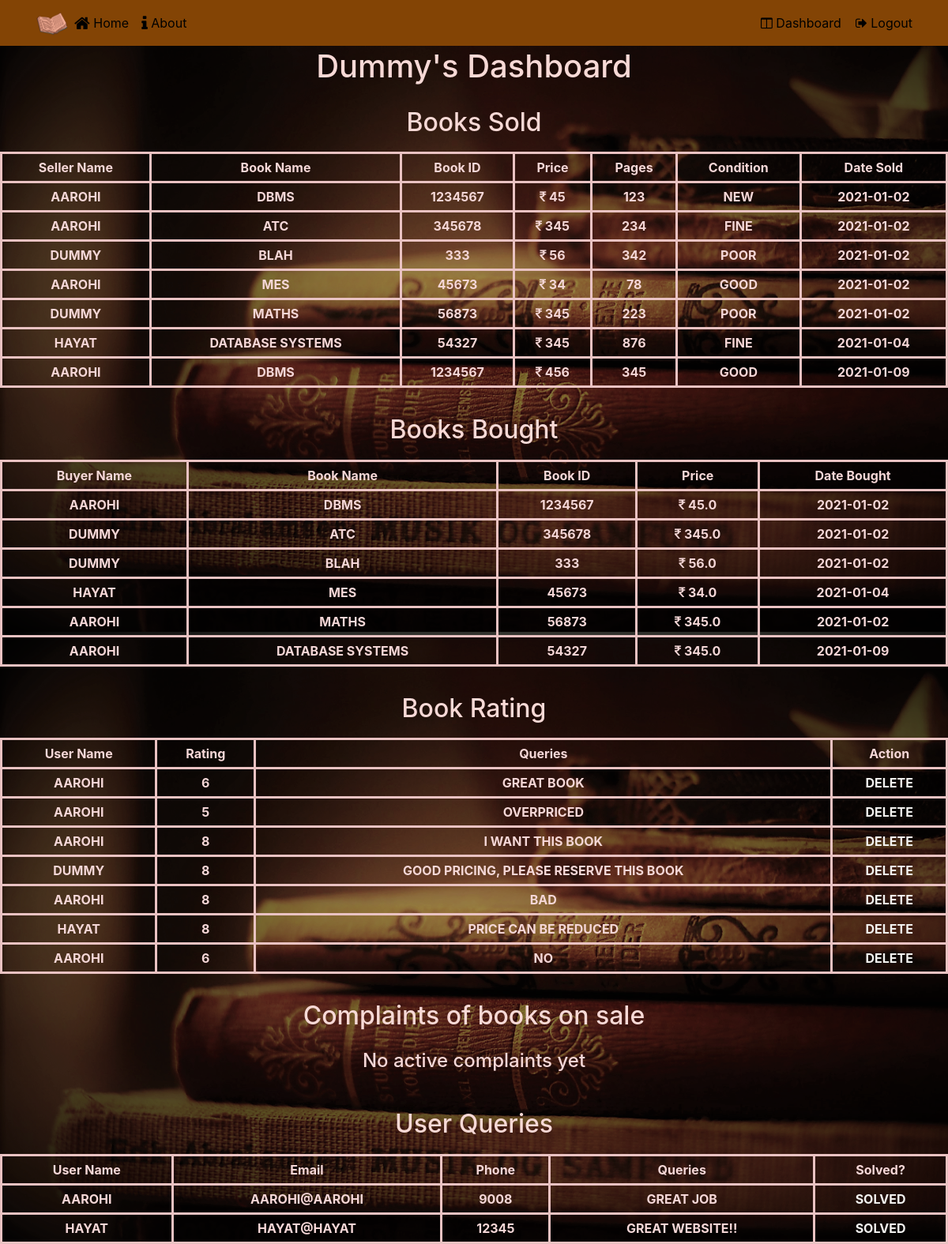
The app's page /admin_dashboard (signed in) with its own data.
### app.py (models this page shows)
class User(UserMixin, db.Model):
    __tablename__ = "user"
    id = db.Column(db.Integer, primary_key=True) # primary keys are required by SQLAlchemy
    email = db.Column(db.String(100), unique=True)
    password = db.Column(db.String(100))
    name = db.Column(db.String(1000))
    books = db.relationship('Book', backref='user') #one to many relationship with Book table
    transactions = db.relationship('Transaction', backref='user') #one to many relationship with Transaction table
    ratings = db.relationship('Rating', backref='user') #one to many relationship with Rating table
    book_complaints = db.relationship('Book_Complaints', backref='user') #one to many relationship with Rating table

class Transaction(UserMixin, db.Model):
    __tablename__ = "transaction"
    id = db.Column(db.Integer, primary_key=True)
    seller_id = db.Column(db.Integer, nullable=False)
    title = db.Column(db.String(1000))
    isbn = db.Column(db.String(1000))
    price = db.Column(db.Integer)
    pages = db.Column(db.Integer)
    condition = db.Column(db.String(1000))
    buyer_id = db.Column(db.Integer, db.ForeignKey('user.id'), nullable=False)
    book_id = db.Column(db.Integer, nullable=False)
    amt_sold_for = db.Column(db.Float, nullable=False)
    date_added = db.Column(db.DateTime, default=datetime.utcnow)
    order_date = db.Column(db.DateTime, nullable=False, default=datetime.utcnow)

class Book(UserMixin, db.Model):
    __tablename__ = "book"
    id = db.Column(db.Integer, primary_key=True)
    seller_id = db.Column(db.Integer, db.ForeignKey('user.id'), nullable=False)
    title = db.Column(db.String(1000))
    isbn = db.Column(db.String(1000))
    price = db.Column(db.Integer)
    pages = db.Column(db.Integer)
    condition = db.Column(db.String(1000))
    date_added = db.Column(db.DateTime, default=datetime.utcnow)
    book_transactions = db.relationship('User', backref='book')
    book_complaints = db.relationship('Book_Complaints', backref='book', cascade="all, delete-orphan")

class Rating(UserMixin, db.Model):
    __tablename__ = "rating"
    id = db.Column(db.Integer, primary_key=True)
    user_id = db.Column(db.Integer, db.ForeignKey('user.id'), nullable=False)
    rating = db.Column(db.Integer, nullable=False)
    issues = db.Column(db.String(1000))
    timestamp = db.Column(db.DateTime, default=datetime.utcnow)

class Contact_Detail(UserMixin, db.Model):
    __tablename__ = "contact_detail"
    id = db.Column(db.Integer, primary_key=True) # primary keys are required by SQLAlchemy
    name = db.Column(db.String(1000))
    email = db.Column(db.String(100))
    phone = db.Column(db.String(1000))
    user_queries = db.Column(db.String(1000))

### app.py (the view)
@app.route('/admin_dashboard')
@login_required
def admin_dashboard():
    books_sell = (db.session.query(Transaction.title, Transaction.isbn, Transaction.price, Transaction.pages, Transaction.condition, Transaction.date_added, User.name).join(User, User.id==Transaction.seller_id)).order_by(Transaction.date_added).all()
    books_more = (db.session.query(Book.title, Book.isbn, Book.price, Book.pages, Book.condition, Book.date_added, User.name).join(User, User.id==Book.seller_id)).order_by(Book.date_added).all()
    books_bought = (db.session.query(Transaction.title, Transaction.isbn, Transaction.amt_sold_for, Transaction.order_date, User.name).join(User)).order_by(Transaction.date_added).all()
    ratings = (db.session.query(Rating.id, Rating.rating, Rating.issues, User.name).join(User)).order_by(Rating.timestamp).all()
    queries = Contact_Detail.query.all()
    complaints = (db.session.query(Book_Complaints.book_id, Book_Complaints.comment, User.name, User.email).join(User)).order_by(Book_Complaints.timestamp).all()
    return render_template('admin_dashboard.html', books_sold=books_sell, books_more=books_more,books_bought=books_bought, queries=queries, complaints = complaints, ratings=ratings, name=current_user.name)

### app.py (called while the page is built)
def login_required(f):
    @wraps(f)
    def wrap(*args, **kwargs):
        if 'logged_in' in session:
            return f(*args, **kwargs)
        else:
            flash('You need to login first.')
            return redirect(url_for('login'))
    return wrap

@login_manager.user_loader
def user_loader(user_id):
    return User.query.get(user_id)

### templates/admin_dashboard.html (shortened to what this page needs)
{% extends 'base.html' %}
{% block home%}
<li class="nav-item" ><a class="nav-link" href="/admin" style="color:#000000;"><span class="fa fa-home fa-lg" ></span> Home</a></li>
{% endblock %}
{% block head %}
<span class="navbar-text">
    <a id="loginModal" href = "/dashboard" style="color:#000000;">
    <span class="fa fa-columns"></span> Dashboard </a>
</span>
<span class="navbar-text">
    &nbsp;&nbsp;&nbsp;<a id="signOutButton" href = "/logout" style="color:#000000;">
    <span class="fa fa-sign-out"></span> Logout </a>
</span>
{% endblock %}
{% block body %}
        <div class="container">
            <div class="row row-header">
                <div class="col-12">
                    <h1 style = "text-transform:capitalize; text-align: center; padding: 10px;"> {{name}}'s Dashboard</h1>
                </div>
            </div>
        </div>
<h2>Books Sold</h2>
{% if books_sold|length < 1 %}
    <h4 style="text-align: center; color:#f5d7d7; padding: 5px;">No books sold yet</h4>
{% else %}
    <table style="color:#f5d7d7; padding: 5px;">
        <tr>
            <th>Seller Name</th>
            <th>Book Name</th>
            <th>Book ID</th>
            <th>Price</th>
            <th>Pages</th>
            <th>Condition</th>
            <th>Date Sold</th>
        </tr>
        {% for book in books_sold %}
            <tr style="text-transform: uppercase;">
                <td>{{ book.name }}</td>
                <td>{{ book.title }}</td>
                <td>{{ book.isbn }}</td>
                <td><i class="fa fa-inr"></i>&nbsp;{{ book.price }}</td>
                <td>{{ book.pages }}</td>
                <td>{{ book.condition }}</td>
                <td>{{ book.date_added.date() }}</td>
            </tr>
        {% endfor %}
        {% for book in books_more %}
        <tr style="text-transform: uppercase;">
            <td>{{ book.name }}</td>
            <td>{{ book.title }}</td>
            <td>{{ book.isbn }}</td>
            <td><i class="fa fa-inr"></i>&nbsp;{{ book.price }}</td>
            <td>{{ book.pages }}</td>
            <td>{{ book.condition }}</td>
            <td>{{ book.date_added.date() }}</td>
        </tr>
    {% endfor %}
    </table>
{% endif %}
<br>
<h2>Books Bought</h2>
{% if books_bought|length < 1 %}
    <h4 style="text-align: center; color:#f5d7d7; padding: 5px;">No books sold yet</h4>
{% else %}
<table style="color:#f5d7d7; padding: 5px;">
    <tr>
        <th>Buyer Name</th>
        <th>Book Name</th>
        <th>Book ID</th>
        <th>Price</th>
        <th>Date Bought</th>
    </tr>
    {% for book in books_bought %}
        <tr style="text-transform: uppercase;">
            <td>{{ book.name }}</td>
            <td>{{ book.title }}</td>
            <td>{{ book.isbn }}</td>
            <td><i class="fa fa-inr"></i>&nbsp;{{ book.amt_sold_for }}</td>
            <td>{{ book.order_date.date() }}</td>
        </tr>
    {% endfor %}
</table>
{% endif %}
<br>
<h2>Book Rating</h2>
{% if ratings|length < 1 %}
    <h4 style="text-align: center; color:#f5d7d7; padding: 5px;">No ratings yet</h4>
{% else %}
<table style="color:#f5d7d7; padding: 5px;">
    <tr>
        <th>User Name</th>
        <th>Rating</th>
        <th>Queries</th>
        <th>Action</th>
    </tr>
    {% for rating in ratings %}
        <tr style="text-transform: uppercase;">
            <td>{{ rating.name }}</td>
            <td>{{ rating.rating }}</td>
            <td>{{ rating.issues }}</td>
            <td><a style="color:#f3f2f0;" href="/delete_rating/{{rating.id}}">Delete</a></td>
        </tr>
    {% endfor %}
</table>
{% endif %}
<br>
<h2>Complaints of books on sale</h2>
{% if complaints|length < 1 %}
    <h4 style="text-align: center; color:#f5d7d7; padding: 5px;">No active complaints yet</h4>
{% endif %}
<br>
<h2>User Queries</h2>
{% if queries|length < 1 %}
    <h4 style="text-align: center; color:#f5d7d7; padding: 5px;">No queries yet</h4>
{% else %}
<table style="color:#f5d7d7; padding: 5px;">
    <tr>
        <th>User Name</th>
        <th>Email</th>
        <th>Phone</th>
        <th>Queries</th>
        <th>Solved?</th>
    </tr>
    {% for query in queries %}
        <tr style="text-transform: uppercase;">
            <td>{{ query.name }}</td>
            <td>{{ query.email }}</td>
            <td>{{ query.phone }}</td>
            <td>{{ query.user_queries }}</td>
            <td><a style="color:#f3f2f0;" href="/delete_query/{{query.id}}">Solved</a></td>
        </tr>
    {% endfor %}
</table>
{% endif %}
{% endblock %}

### static/css/main.css (style rules this page uses)
.row-header { margin: 0px auto; padding: 0px 0px; }
body { padding: 50px 0px 0px 0px; z-index: 0; background-image: url(../img/images/wall.jpg); overflow-x: hidden; }
body,html { overflow-x: hidden; }
.navbar-light .navbar-nav .nav-item { color: #FFFFFF; }
table, td, th { border: 3px solid #aaa; }
table { border-collapse: collapse; width: 100%; }
th { height: 30px; text-align: center; font-weight: bold; }
td { text-align: center; padding: 5px; font-weight: bold; }

### templates/admin_dashboard.html (style rules this page uses)
h1 { padding: 10px; text-align: center; color: #f7d9d6; }
h2 { padding: 10px; text-align: center; color: #f7d9d6; }
table, td, th { border: 3px solid rgb(233, 194, 194); padding: 5px; }
body { background-image: url('/static/img/images/6.png'); }

### records on screen
User: name "Dummy"
Transaction: name "AAROHI", title "DBMS", isbn "1234567", price "45", pages "123", condition "NEW", date_added "2021-01-02", amt_sold_for "45.0", order_date "2021-01-02"
Transaction: name "AAROHI", title "ATC", isbn "345678", price "345", pages "234", condition "FINE", date_added "2021-01-02", name "DUMMY", amt_sold_for "345.0", order_date "2021-01-02"
Transaction: name "DUMMY", title "BLAH", isbn "333", price "56", pages "342", condition "POOR", date_added "2021-01-02", amt_sold_for "56.0", order_date "2021-01-02"
Transaction: name "AAROHI", title "MES", isbn "45673", price "34", pages "78", condition "GOOD", date_added "2021-01-02", name "HAYAT", amt_sold_for "34.0", order_date "2021-01-04"
Transaction: name "DUMMY", title "MATHS", isbn "56873", price "345", pages "223", condition "POOR", date_added "2021-01-02", name "AAROHI", amt_sold_for "345.0", order_date "2021-01-02"
Transaction: name "HAYAT", title "DATABASE SYSTEMS", isbn "54327", price "345", pages "876", condition "FINE", date_added "2021-01-04", name "AAROHI", amt_sold_for "345.0", order_date "2021-01-09"
Book: name "AAROHI", title "DBMS", isbn "1234567", price "456", pages "345", condition "GOOD", date_added "2021-01-09"
Rating: name "AAROHI", rating "6", issues "GREAT BOOK"
Rating: name "AAROHI", rating "5", issues "OVERPRICED"
Rating: name "AAROHI", rating "8", issues "I WANT THIS BOOK"
Rating: name "DUMMY", rating "8", issues "GOOD PRICING, PLEASE RESERVE THIS BOOK"
Rating: name "AAROHI", rating "8", issues "BAD"
Rating: name "HAYAT", rating "8", issues "PRICE CAN BE REDUCED"
Rating: name "AAROHI", rating "6", issues "NO"
Contact_Detail: name "AAROHI", email "AAROHI@AAROHI", phone "9008", user_queries "GREAT JOB"
Contact_Detail: name "HAYAT", email "HAYAT@HAYAT", phone "12345", user_queries "GREAT WEBSITE!!"
